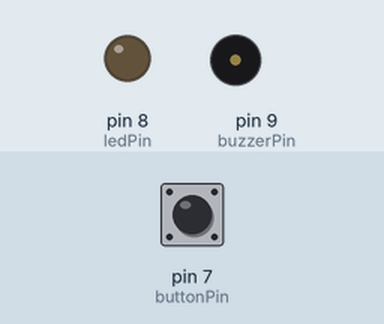
Bench run of a sketch on a simulated Arduino Uno, built with avr-gcc and run on an emulated ATmega328P. On the bench: output pins drawn as LEDs (lit = HIGH), buzzer (waves = sounding). The test bench sets the inputs (shaded band); at power-on: pin 7 (buttonPin) LOW.

Above: at 1.2 s.
1.3 s: pin 7 (buttonPin) pulled HIGH for 0.15 s
At 2.0 s:
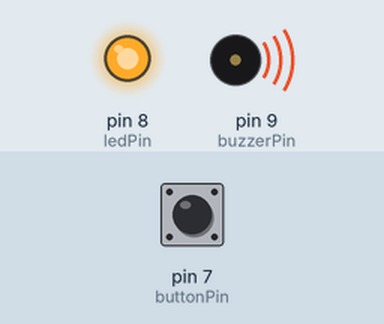
2.9 s: pin 7 (buttonPin) pulled HIGH for 1 s
At 4.4 s:
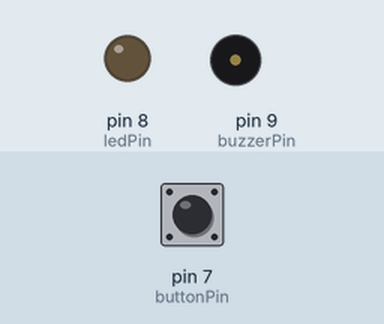
5.4 s: pin 7 (buttonPin) pulled HIGH for 3.2 s
At 6.3 s:
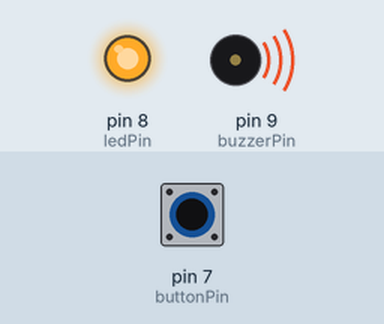
Timing chart, 0 to 8.4 s (numbered marks = the images above; inputs shaded):
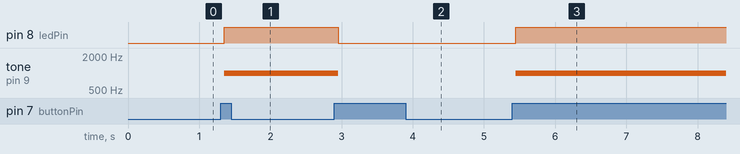

The sketch:

alarm_with_buzzer.ino
```cpp
int buttonPin = 7;
int ledPin = 8;
int buzzerPin = 9;

bool alarmOn = false;
int lastButtonState = LOW;

void setup() {
  pinMode(buttonPin, INPUT);
  pinMode(ledPin, OUTPUT);
  pinMode(buzzerPin, OUTPUT);
}

void loop() {
  int buttonState = digitalRead(buttonPin);

  if (buttonState == HIGH && lastButtonState == LOW) {
    alarmOn = !alarmOn;
    delay(50);
  }

  lastButtonState = buttonState;

  if (alarmOn) {
    digitalWrite(ledPin, HIGH);
    tone(buzzerPin, 1000);
  } else {
    digitalWrite(ledPin, LOW);
    noTone(buzzerPin);
  }
}
```

Measured:
- after the input at 1.3 s, pin 8 (ledPin): LOW → HIGH after 0.05 s; tone on pin 9 (buzzerPin): silent → 1000 Hz after 0.05 s
- after the input at 2.9 s, pin 8 (ledPin): HIGH → LOW after 0.05 s; tone on pin 9 (buzzerPin): 1000 Hz → silent after 0.05 s
- after the input at 5.4 s, pin 8 (ledPin): LOW → HIGH after 0.05 s; tone on pin 9 (buzzerPin): silent → 1000 Hz after 0.05 s
